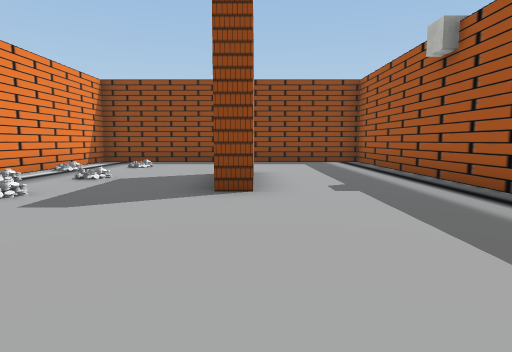
View 1 (above)

23 first-person views from a walk through a scene from a Unity 3-D project. The camera is 1.3 m above the floor, tilts 6° down and sees 75° across. The floor is counted in squares, 2 m on a side. Each view is taken from the middle of a square. On the plan, view 1 faces up. The plan holds only what a view shows up to about 10 squares ahead; the rest is blank. The place goes on beyond the plan. The player is left out. Some surface patterns are stand-ins.

View 2
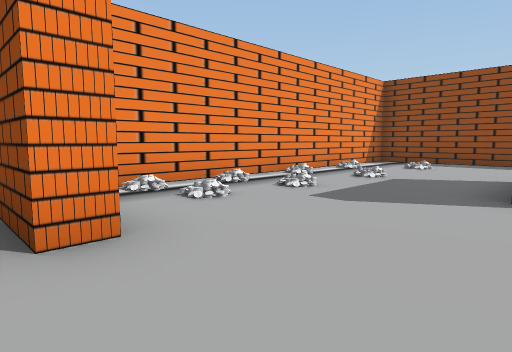

View 3
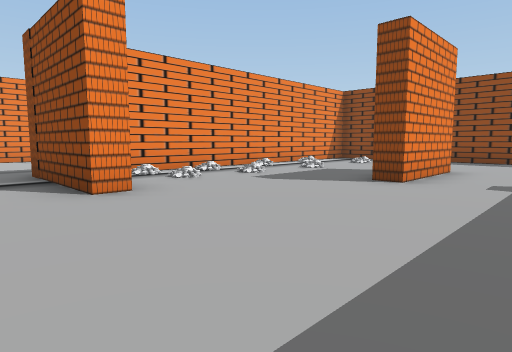

View 4
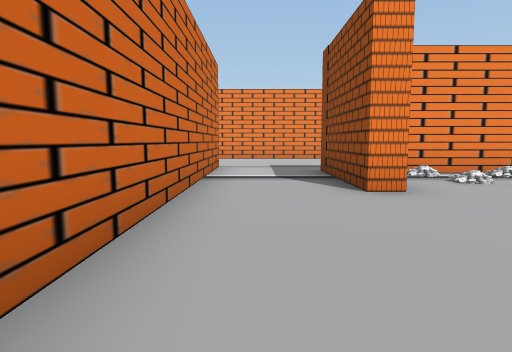

View 5
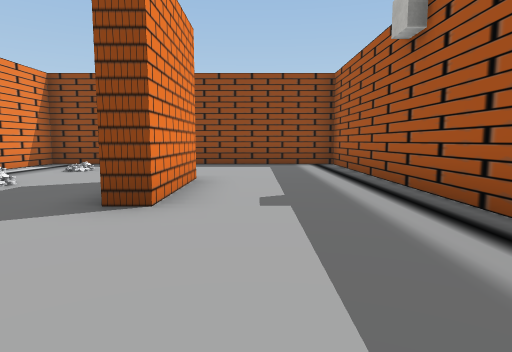

View 6
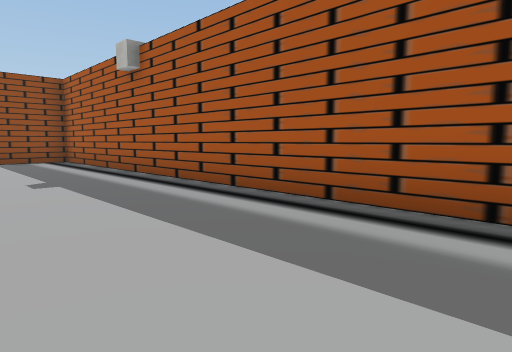

View 7
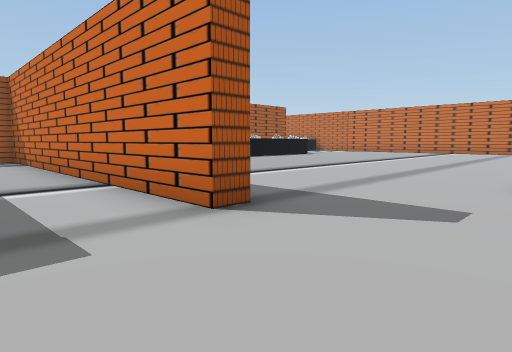

View 8
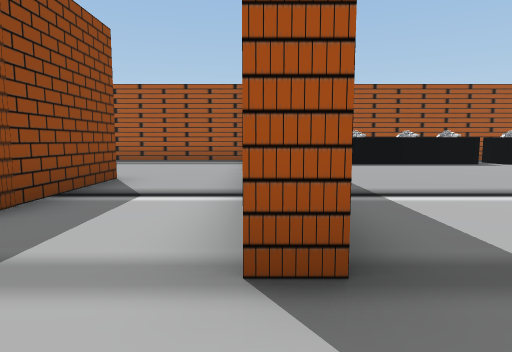

View 9
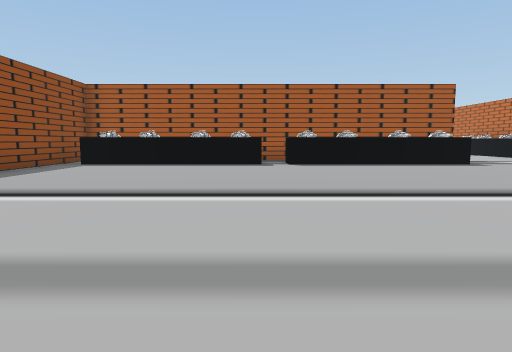

View 10
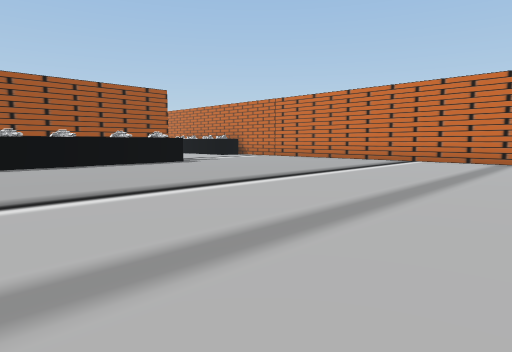

View 11
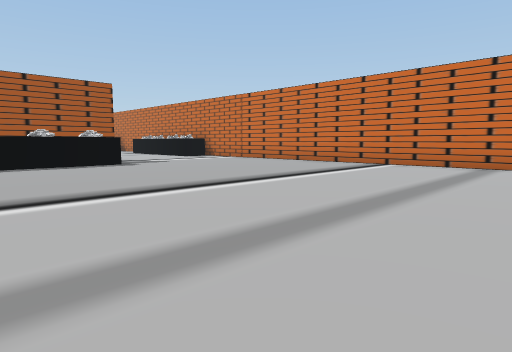

View 12
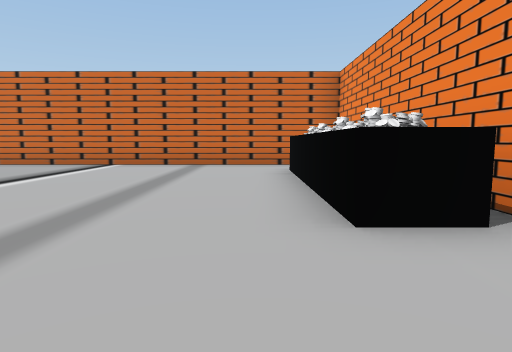

View 13
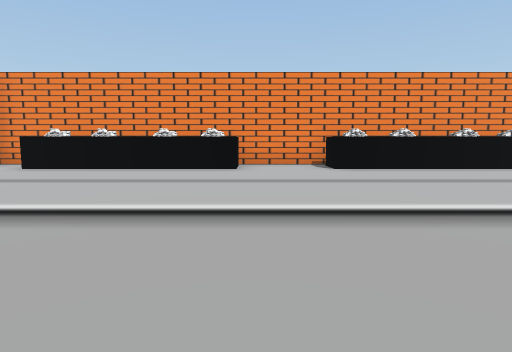

View 14
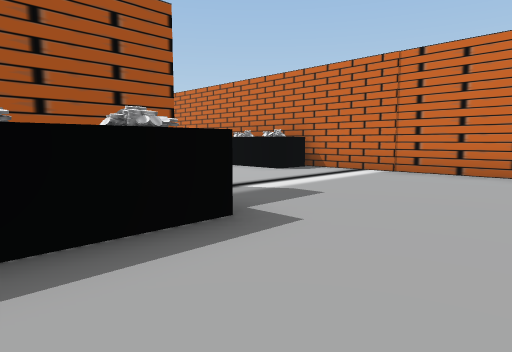

View 15
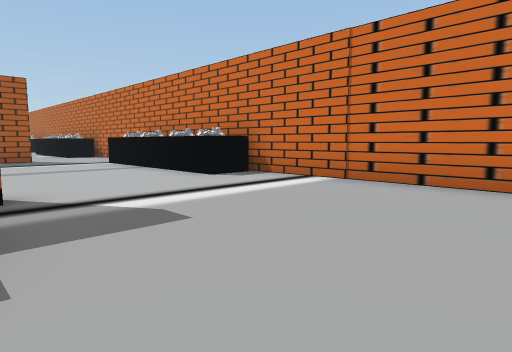

View 16
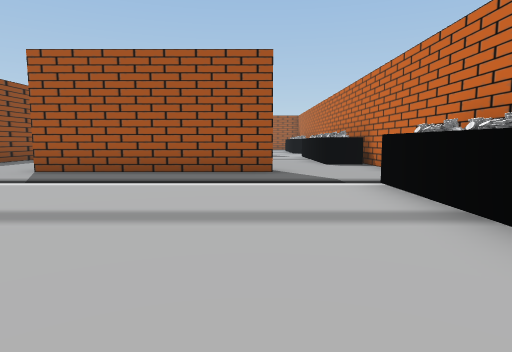

View 17
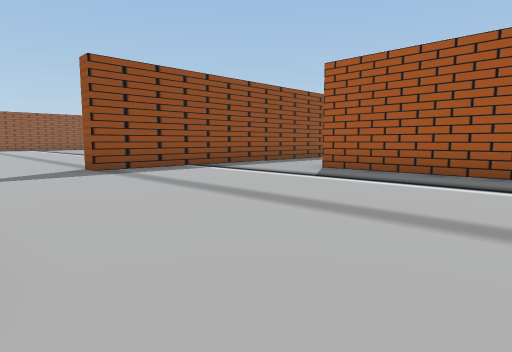

View 18
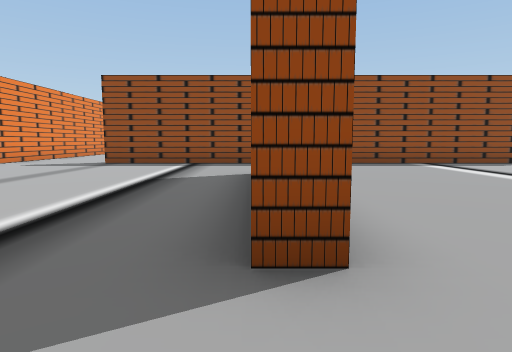

View 19
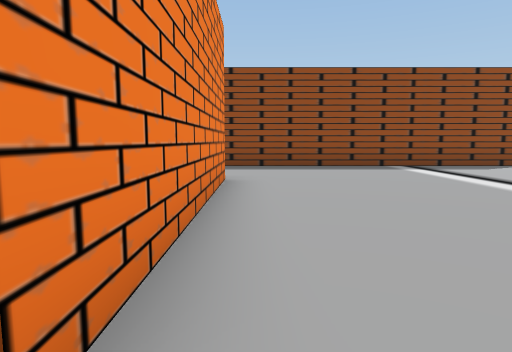

View 20
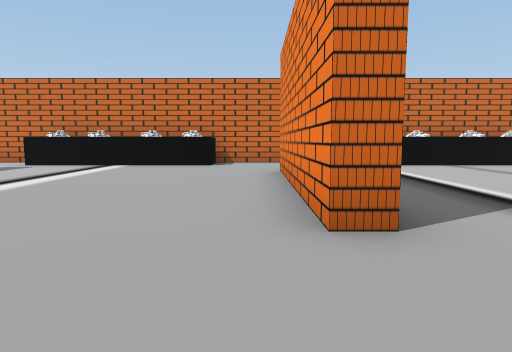

View 21
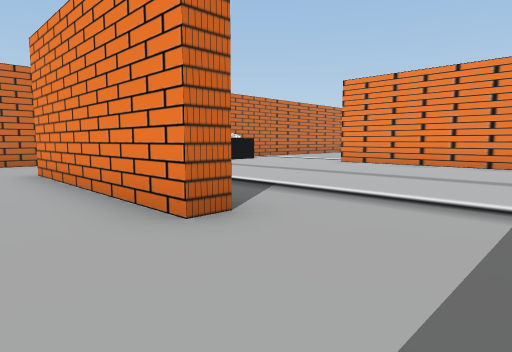

View 22
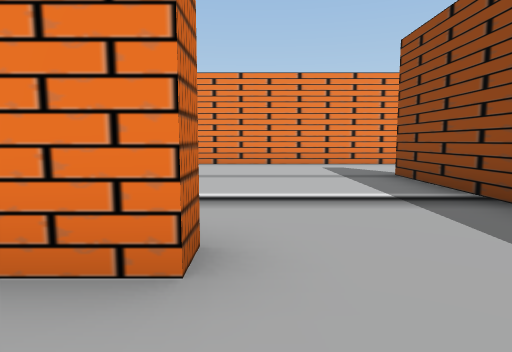

View 23
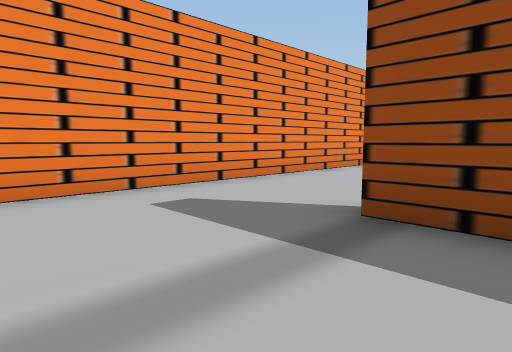

### Floor plan
Points are (right, up) in squares from view 1. A wall is a line through its corners. A room is listed if a view was taken in it or the views show most of it. See-through windows are left out.
Room 1 (views 1, 2, 3, 4, 5, 6)
walls: (0, 6.9) (0, 4.3) (-0.6, 4.3); (-2.2, 1) (-2.2, 0.4); (-1.5, -1.9) (3.2, -1.9) (3.2, 10.4) (-4.7, 10.4) (-4.7, 1.9)
ways out: opening at (-2.5, -0.5) to room 2
Room 2 (views 7, 8, 9, 10, 11, 12, 13, 14, 15, 16, 17, 18, 19, 20, 21, 22, 23)
walls: (3.7, -6.5) (3.7, -14); (3.2, -14.6) (3.2, -10); (2.1, -2.4) (-0.9, -2.4); (-6.5, -2.5) (-6.5, -1.9) (-1.5, -1.9); (-2.2, 0.4) (-5.2, 0.4); (-8.8, -14.4) (-8.8, -15.5); (4.2, -19) (4.2, -17.9); (-10.3, -5.2) (-10.3, -19.1); (11, -11.3) (11.5, -11.3) (11.5, -16.3) (11, -16.3) (11, -11.3); (-9.4, -19.1) (6.4, -19.1); (10.6, -19.1) (14.1, -19.1); (16.5, -8.3) (6.6, -8.3) (6.6, -7.8); (13.2, -19) (13.2, -18.1)
ways out: opening at (-2.5, -0.5) to room 1; opening at (5, -7.3)
objects: other object (-9, -17); other object (-9, -16); other object (-9, -14); other object (-9, -13); other object (-9, -10); other object (-9, -9) to (-9, -8); other object (-9, -7); other object (-9, -6); other object (2, -14) to (2, -13); other object (2, -12); other object (2, -11); other object (2, -10) to (2, -9); other object (2, -8); other object (2, -7) to (2, -6); other object (2, -5); other object (2, -4); other object (5, -18); other object (6, -18); other object (7, -19) to (7, -18); other object (8, -19) to (9, -18); other object (14, -18); other object (15, -18); other object (16, -18)

Where each view was taken, in squares from view 1:
view 1: 0 up, 0 right, facing up
view 2: 0 up, 0 right, facing up-left
view 3: 1 down, 2 right, facing up-left
view 4: 1 down, 2 right, facing left
view 5: 1 up, 1 right, facing up
view 6: 1 down, 0 right, facing up-right
view 7: 0 up, 9 left, facing down-right
view 8: 2 down, 8 left, facing right
view 9: 8 down, 8 left, facing right
view 10: 8 down, 8 left, facing down-right
view 11: 10 down, 8 left, facing down-right
view 12: 10 down, 8 left, facing down
view 13: 12 down, 1 left, facing left
view 14: 12 down, 1 left, facing down-right
view 15: 14 down, 1 left, facing down-right
view 16: 16 down, 4 right, facing right
view 17: 16 down, 4 right, facing up-right
view 18: 18 down, 11 right, facing up
view 19: 17 down, 12 right, facing up
view 20: 9 down, 12 right, facing down
view 21: 9 down, 13 right, facing down-left
view 22: 11 down, 13 right, facing left
view 23: 11 down, 8 right, facing up-left
